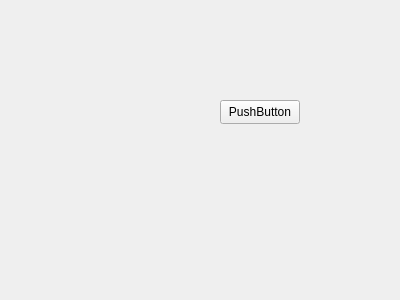
<?xml version="1.0" encoding="UTF-8"?>
<ui version="4.0">
 <class>DataMemoryViewer</class>
 <widget class="QFrame" name="DataMemoryViewer">
  <property name="geometry">
   <rect>
    <x>0</x>
    <y>0</y>
    <width>400</width>
    <height>300</height>
   </rect>
  </property>
  <property name="windowTitle">
   <string>Frame</string>
  </property>
  <widget class="QPushButton" name="pushButton">
   <property name="geometry">
    <rect>
     <x>220</x>
     <y>100</y>
     <width>80</width>
     <height>24</height>
    </rect>
   </property>
   <property name="text">
    <string>PushButton</string>
   </property>
  </widget>
 </widget>
 <resources/>
 <connections/>
</ui>
